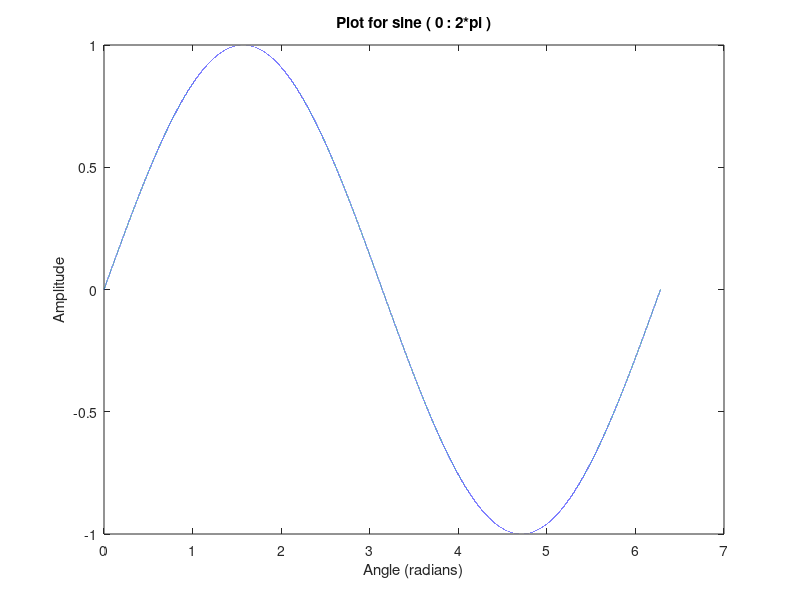
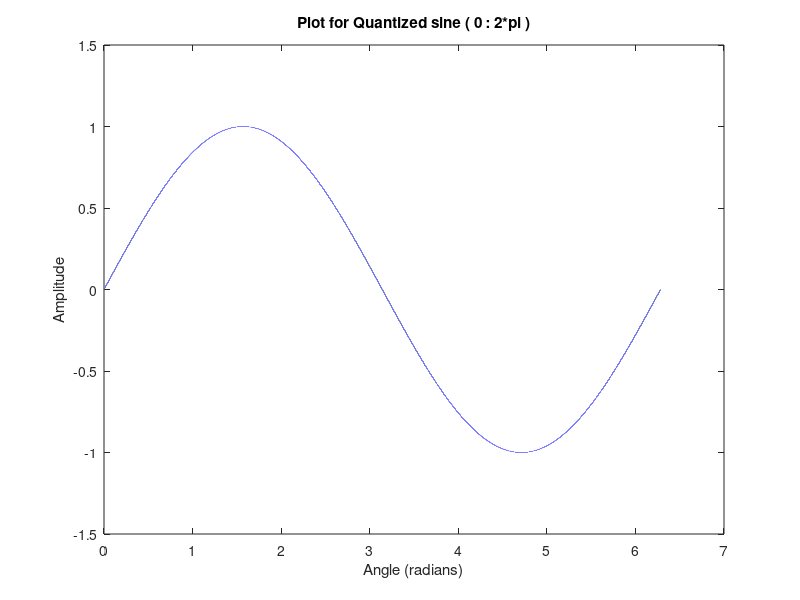
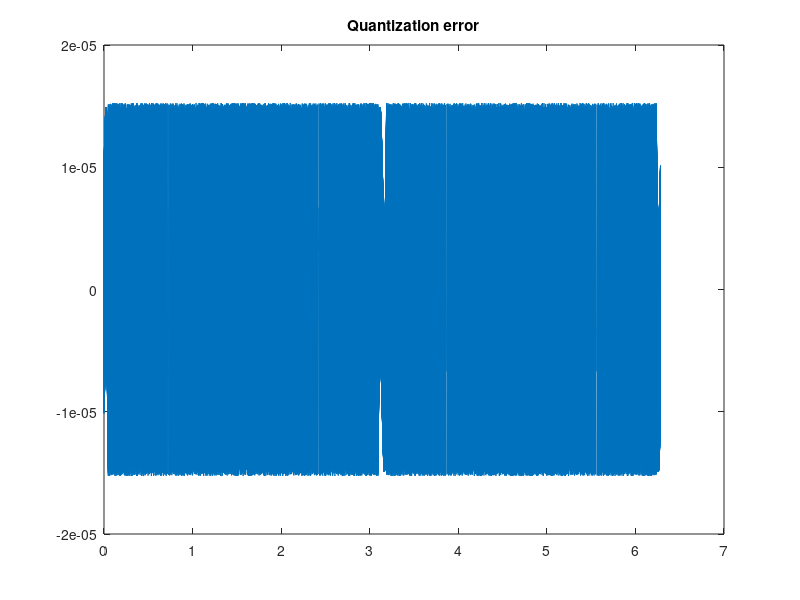
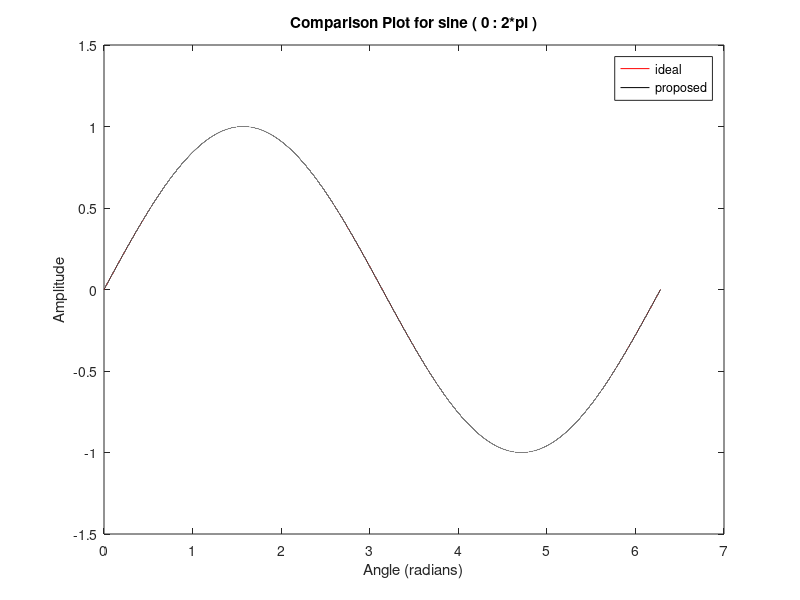

MATLAB code to generate these figures, in order:
clc;
close all;
clear all;

coarse=12;
fine=3;
N=coarse+fine;
dac=N+1;
vref = 2;

dac_res=vref/(2^dac-1);

a1=floor((2*pi)*2^coarse);
b1=floor(a1/8);
a1=b1*8;
res1 = (pi/4)/b1;

a2=floor((2*pi)*2^fine);
b2=floor(a2/8);
a2=b2*8;
res2 = res1/b2;

l1=0:res1:pi/4;
sina1=sin(l1);
cosa1=cos(l1);
 
l2=0:res2:res1;
sina2=sin(l2);
cosa2=cos(l2);

b=((b1+1)*(b2+1))-1;
a=b*8;
res=(pi/4)/b;

l=0:res:(pi/4);

k=1;
for i=1:1:b1+1
    for j=1:1:b2+1
        sina(k)=(sina1(i)*cosa2(j))+(cosa1(i)*sina2(j));
        cosa(k)=(cosa1(i)*cosa2(j))-(sina1(i)*sina2(j));
        k=k+1;
    end
end

t=0:res:(2*pi);
signal=[sina fliplr(cosa(1:b)) cosa(2:b+1) fliplr(sina(1:b)) -sina(2:b+1) -fliplr(cosa(1:b)) -cosa(2:b+1) -fliplr(sina(1:b)) ];

figure,plot(t,signal); 
xlabel('Angle (radians)');
ylabel(' Amplitude ');
title('Plot for sine ( 0 : 2*pi )');

fs = a;
samples = a;

fin=1;
Nw=floor(fin*samples)/fs;
 
quantize_signal=dac_res*(round(signal/dac_res));

figure,plot(t,quantize_signal); 
xlabel('Angle (radians)');
ylabel(' Amplitude ');
title('Plot for Quantized sine ( 0 : 2*pi )');

error=signal-quantize_signal;
figure, plot(t,error);
title('Quantization error');

original = sin(t);
figure; plot(t,original,'r',t,quantize_signal,'black');
legend('ideal','proposed');
xlabel('Angle (radians)');
ylabel(' Amplitude ');
title('Comparison Plot for sine ( 0 : 2*pi )');

error = original-quantize_signal;
figure; plot(t,error);
xlabel('Angle (radians)');
ylabel(' Amplitude ');
title('Error');

window_type=ones(1,samples);
window_scaling_factor=sum(window_type);

fft_signal=fft(quantize_signal,samples);

freq_scal = linspace (0, 0.5, samples/2);
X=fft_signal.*conj(fft_signal);

figure;
plot(freq_scal, 10*log10(X(1:samples/2)), '-x');
hold on
plot( 10*log10(abs(fft_signal(Nw:Nw+2))), 'r*');
axis([0 0.01 -120 10]);
title('FFT Plot (N = 12864, Hann window is used)');
xlabel('Frequency (Normalized)');

signal_value = (sum(fft_signal(Nw:Nw+2).*conj(fft_signal(Nw:Nw+2))));
noise_bins = [fft_signal(2:fin-1) fft_signal(fin+3:samples/2)]; 
noise = (sum((abs(noise_bins)).^2)) /((samples/2)-3);
noise_value = 2*(sum(noise_bins.*conj(noise_bins)));

noise_formula = ((1/power(2,dac))^2)/12;

f=fs*(0:(samples-1)/2)/samples; 
sp=abs(fft(quantize_signal,samples));
yfft=(sp)/max(sp); 
figure,plot(f,20*log(yfft(1:(samples/2)))); 
axis([0,100,-500,0]);
xlabel('Frequency bins (Hz)');
ylabel('Power (dB)');
title(' Spectrum for proposed sine computation');

sfdrv=sort(abs(20*log(yfft(1:samples/2)))); 
sfdrv=sfdrv(2:end);
sfdr=min(sfdrv); 
disp('sfdr (in dBc) is:');
disp(sfdr); 

snr_ideal = (6.02 * dac) + 1.76;
disp('Maximum Achievable SNR (in dB) is :');
disp(snr_ideal);

snr=10*log10(signal_value/noise_value);
disp('snr (in dB) is:');
disp(snr);